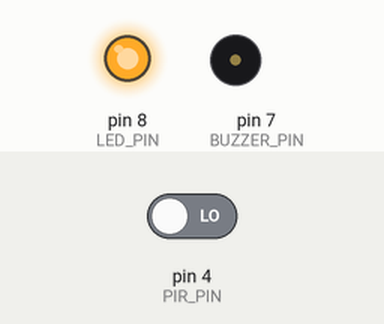
Bench run of a sketch on a simulated Arduino Uno, built with avr-gcc and run on an emulated ATmega328P. Parts: output pins drawn as LEDs (lit = HIGH), buzzer (waves = sounding, pin HIGH). The inputs (shaded band) are chosen by the test bench; at power-on: pin 4 (PIR_PIN) LOW. What the sketch prints to the serial monitor is not drawn.

Above: at 0.1 s.
At 29.6 s:
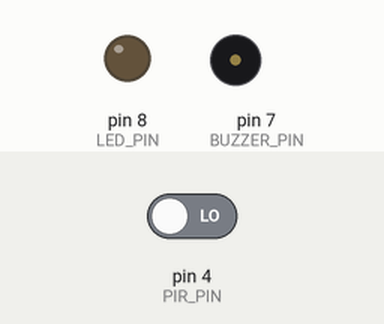
Timing chart, 0 to 31.1 s (numbered marks = the images above):
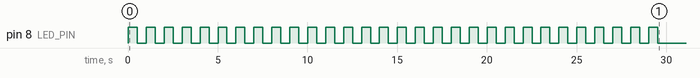

The sketch:

05_pir_visitor_alert.ino
```cpp
// InnoBees STEM Lab - PIR Visitor Alert
// PIR sensor (HC-SR501) OUT -> D4
// Buzzer -> D7, LED -> D8
// Wait 30 seconds for PIR to warm up before testing

const int PIR_PIN = 4;
const int BUZZER_PIN = 7;
const int LED_PIN = 8;

void setup() {
  pinMode(PIR_PIN, INPUT);
  pinMode(BUZZER_PIN, OUTPUT);
  pinMode(LED_PIN, OUTPUT);
  Serial.begin(9600);

  Serial.println("=== VISITOR ALERT SYSTEM ===");
  Serial.println("PIR sensor warming up...");
  Serial.println("Please wait 30 seconds.");

  // Blink LED during warm-up to show system is starting
  for (int i = 0; i < 30; i++) {
    digitalWrite(LED_PIN, HIGH);
    delay(500);
    digitalWrite(LED_PIN, LOW);
    delay(500);
  }

  Serial.println("System READY! Walk past the sensor.");
}

void loop() {
  int motion = digitalRead(PIR_PIN);

  if (motion == HIGH) {
    Serial.println("*** VISITOR DETECTED! ***");
    digitalWrite(LED_PIN, HIGH);

    // Three alert beeps
    for (int i = 0; i < 3; i++) {
      digitalWrite(BUZZER_PIN, HIGH);
      delay(200);
      digitalWrite(BUZZER_PIN, LOW);
      delay(200);
    }
    delay(1000);  // pause before next detection
  } else {
    digitalWrite(LED_PIN, LOW);
  }
  delay(100);
}
```
